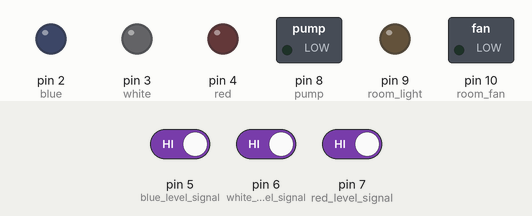
Bench run of a sketch on a simulated Arduino Uno, built with avr-gcc and run on an emulated ATmega328P. Shown: switched loads named in the sketch (green lamp = pin HIGH), output pins drawn as LEDs (lit = HIGH). Dashed ring = blinking. Inputs (shaded band) come from the test bench; at power-on: pin 5 (blue_level_signal) HIGH, pin 6 (white_level_signal) HIGH, pin 7 (red_level_signal) HIGH.

Above: at 1.2 s.
1.3 s: pin 5 (blue_level_signal) driven LOW
At 1.9 s:
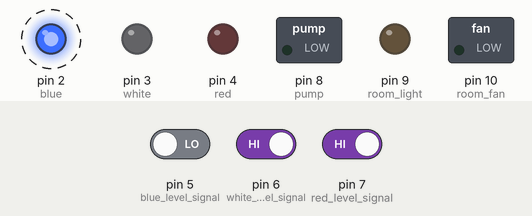
4.3 s: pin 6 (white_level_signal) driven LOW
At 4.76 s:
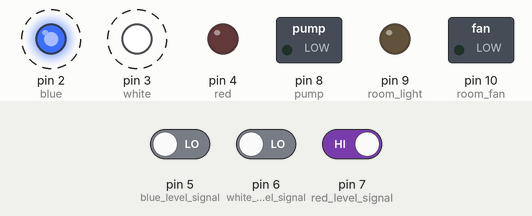
7.3 s: pin 7 (red_level_signal) driven LOW
At 7.7 s:
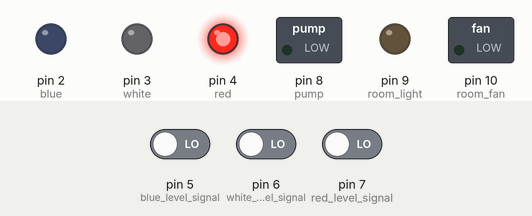
Timing chart, 0 to 24.9 s (numbered marks = the images above; inputs shaded):
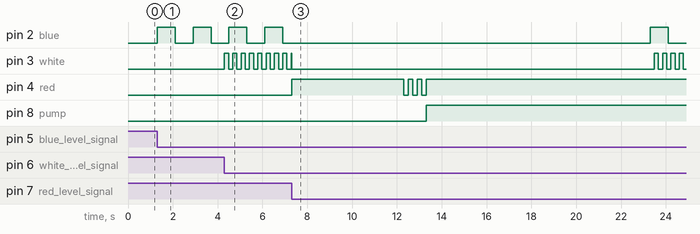

The sketch:

house_automation.ino
```cpp
#define blue 2
#define white 3
#define red 4
#define blue_level_signal 5
#define white_level_signal 6
#define red_level_signal 7
#define pump 8
#define room_light 9
#define room_fan 10

bool lightState = false;
bool fanState = false;

char received_text;

bool blueState = LOW;
bool whiteState = LOW;
bool pumpState = LOW;
bool PERMISSION = true;  /// Main Permission to turn Off the pump

unsigned long startTimeBlue = 0;
int intervalBlue = 800;

unsigned long startTimeWhite = 0;
int intervalWhite = 185;


void setup() {

  Serial.begin(9600);
  pinMode(room_light, OUTPUT);
  pinMode(room_fan, OUTPUT);
  pinMode(blue, OUTPUT);
  pinMode(white, OUTPUT);
  pinMode(red, OUTPUT);
  pinMode(pump, OUTPUT);
  pinMode(blue_level_signal, INPUT_PULLUP);
  pinMode(white_level_signal, INPUT_PULLUP);
  pinMode(red_level_signal, INPUT_PULLUP);
}

void loop() {

  if (Serial.available() > 0) {
    received_text = Serial.read();
    if (received_text == 'L') turn_on_light(); else turn_on_fan();

  }

  if (digitalRead(blue_level_signal)) digitalWrite(blue, LOW);
  if (digitalRead(white_level_signal)) digitalWrite(white, LOW);
  if (digitalRead(red_level_signal)) {
    digitalWrite(red, LOW);  //reset the permission
    PERMISSION = true;
  }


  if (!digitalRead(blue_level_signal) && (startTimeBlue + intervalBlue < millis())) turnItOn();
  if (!digitalRead(white_level_signal) && (startTimeWhite + intervalWhite < millis())) turnItOn2();


  if (PERMISSION && !digitalRead(red_level_signal)) {

    digitalWrite(red, HIGH);
    digitalWrite(white, LOW);
    digitalWrite(blue, LOW);
    delay(5000);

    if (PERMISSION && !digitalRead(red_level_signal)) {
      pumpState = !pumpState;

      digitalWrite(red, LOW);
      delay(200);
      digitalWrite(red, HIGH);
      delay(200);
      digitalWrite(red, LOW);
      delay(200);
      digitalWrite(red, HIGH);
      delay(200);
      digitalWrite(red, LOW);
      delay(200);
      digitalWrite(red, HIGH);

      digitalWrite(pump, pumpState); //turns off the pump when the tank is full

      PERMISSION = false; ///  ensures pump triggers only once !!!

      delay(10000);  //debouncing on course

    }
  }  //multiple checking of conditions to enhance debouncing

}


void turn_on_light() {
  lightState = !lightState;
  digitalWrite(room_light, lightState);
}

void turn_on_fan() {
  fanState = !fanState;
  digitalWrite(room_fan, fanState);
}


void turnItOn() {
  blueState = !blueState;
  digitalWrite(blue, blueState);
  startTimeBlue = millis();
}

void turnItOn2() {
  whiteState = !whiteState;
  digitalWrite(white, whiteState);
  startTimeWhite = millis();

}
```

Measured:
- after the input at 1.3 s, pin 2 (blue): alternates HIGH for 0.80 s and LOW for 0.80 s, starting at once
- after the input at 4.3 s, pin 3 (white): alternates HIGH for 0.19 s and LOW for 0.19 s, starting at once
- after the input at 7.3 s, pin 4 (red): LOW → HIGH at once, then repeats every 0.40 s: LOW 0.20 s, HIGH 0.20 s, until it stays HIGH from 13.3 s; pin 8 (pump): LOW → HIGH after 6.0 s
